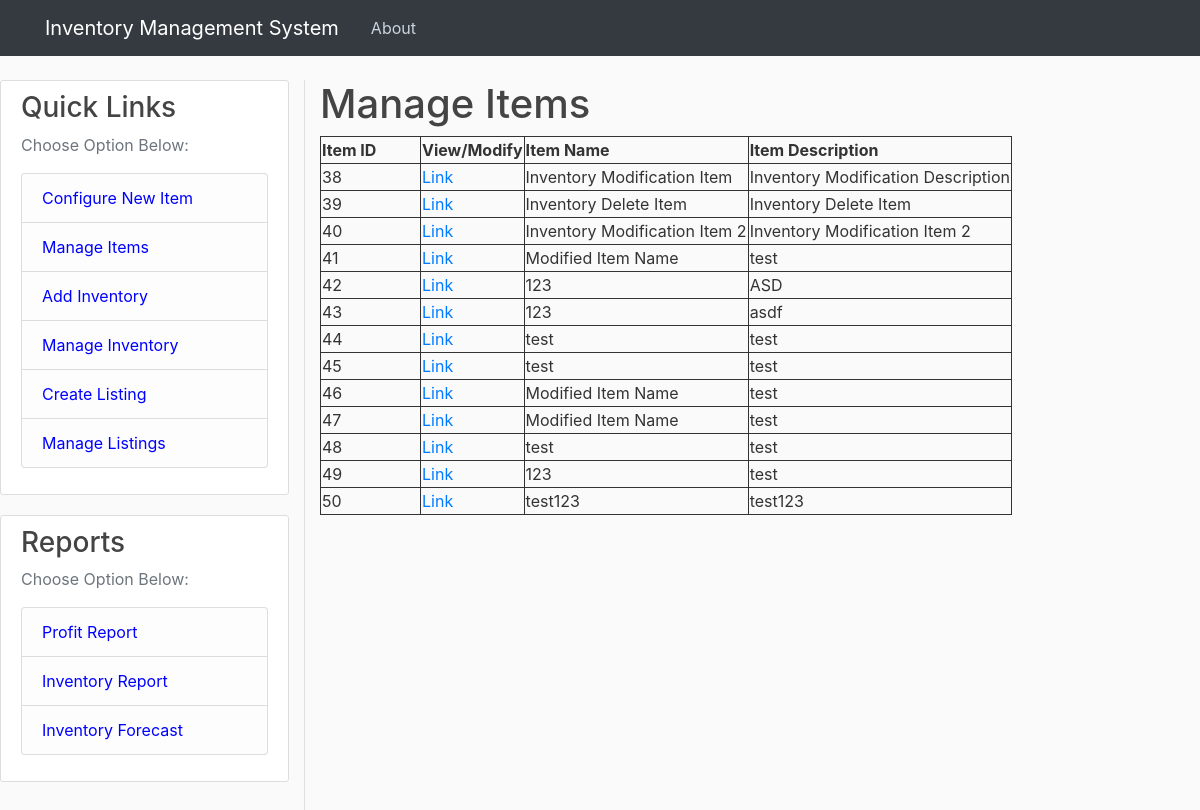
The page /items_list on the database as committed earlier.
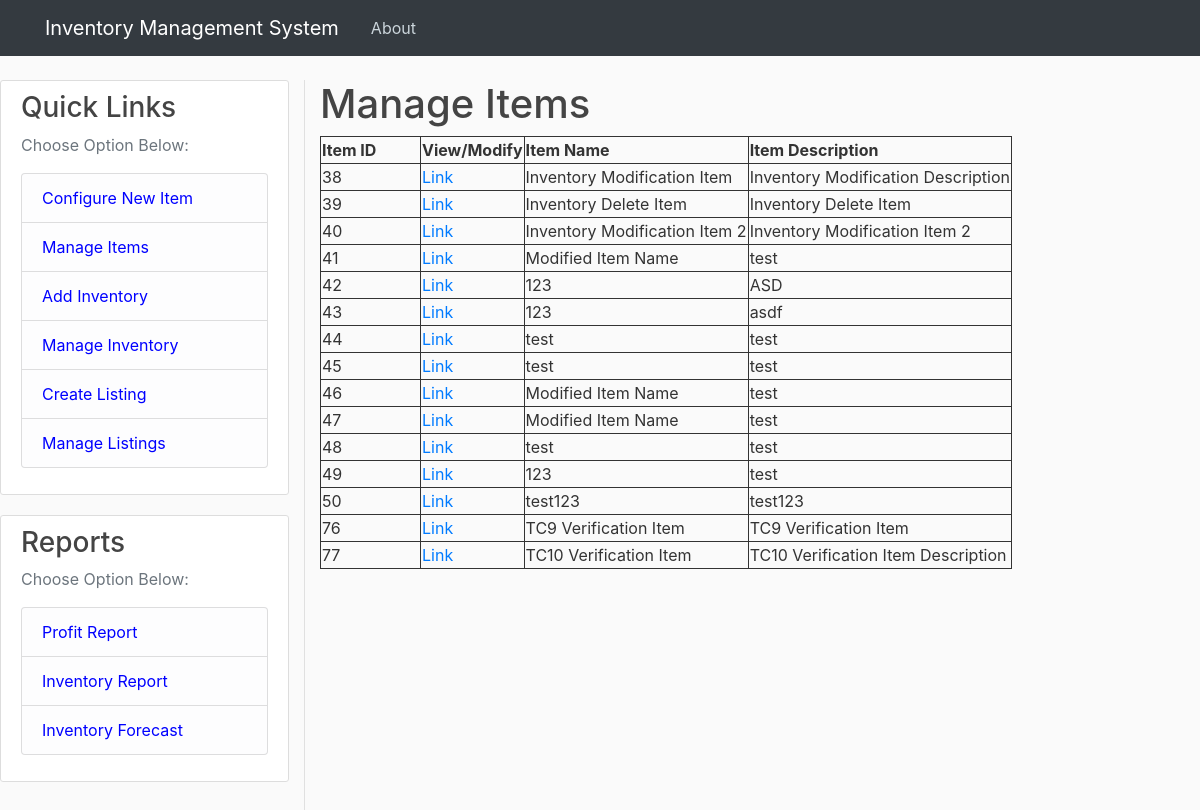
The same page on the database as committed later.
### tables this page shows
CREATE TABLE items (
	item_id INTEGER NOT NULL PRIMARY KEY AUTOINCREMENT,
	item_name TEXT,
	item_description TEXT
);

### inventoryWebApp.py (the view)
@app.route("/items_list", methods=['GET', 'POST'])
def items_list():
    items = get_items()
    return render_template('items_list.html', json_data=items)

### inventoryDbFunctions.py (called while the page is built)
def create_connection(db_file=None):
    if db_file:
        print(db_file)
    else:
        db_file = prod_db_file
    conn2 = sqlite3.connect(db_file)
    return conn2

def get_items(item_id=0, db_file=None):
    items = []
    try:
        conn = create_connection(db_file)
        conn.row_factory = sqlite3.Row
        cur = conn.cursor()
        if item_id == 0:
            cur.execute("SELECT * FROM ITEMS")
        else:
            id_str = str(item_id)
            cur.execute("SELECT * FROM ITEMS WHERE item_id = " + id_str)
        rows = cur.fetchall()
        for i in rows:
            item = {}
            item["item_id"] = i["item_id"]
            item["item_name"] = i["item_name"]
            item["item_description"] = i["item_description"]
            items.append(item)
        conn.close()
    except:
        print("Error in get_items function")
    return items

### templates/items_list.html (shortened to what this page needs)
{% extends "layout.html" %}
{% block content %}
<body>
  <h1> Manage Items</h1>
  <table border = "1">
    <thread>
      <tr>
        <th style = "border:solid 1px;"> Item ID</th>
        <th style = "border:solid 1px;"> View/Modify</th>
        <th style = "border:solid 1px;"> Item Name</th>
        <th style = "border:solid 1px;"> Item Description</th>
      </tr>
    </thread>
    <tbody>
      {% for entry in json_data %}
        <tr>
          <td style = "min-width: 100px; max-width:300px;">{{ entry.item_id }}</td>
          <td style = "min-width: 100px; max-width:300px;"><a href="{{ url_for('new_item', index = entry.item_id) }}">Link</a></td>
          <td style = "min-width: 100px; max-width:300px;">{{ entry.item_name }}</td>
          <td style = "min-width: 100px; max-width:300px;">{{ entry.item_description }}</td>
        </tr>
      {% endfor %}
    </tbody>
  </table>
</body>
{% endblock %}

Rows that differ between the two databases and show on the page:
added items: item_id "76", item_name "TC9 Verification Item", item_description "TC9 Verification Item"
added items: item_id "77", item_name "TC10 Verification Item", item_description "TC10 Verification Item Description"
